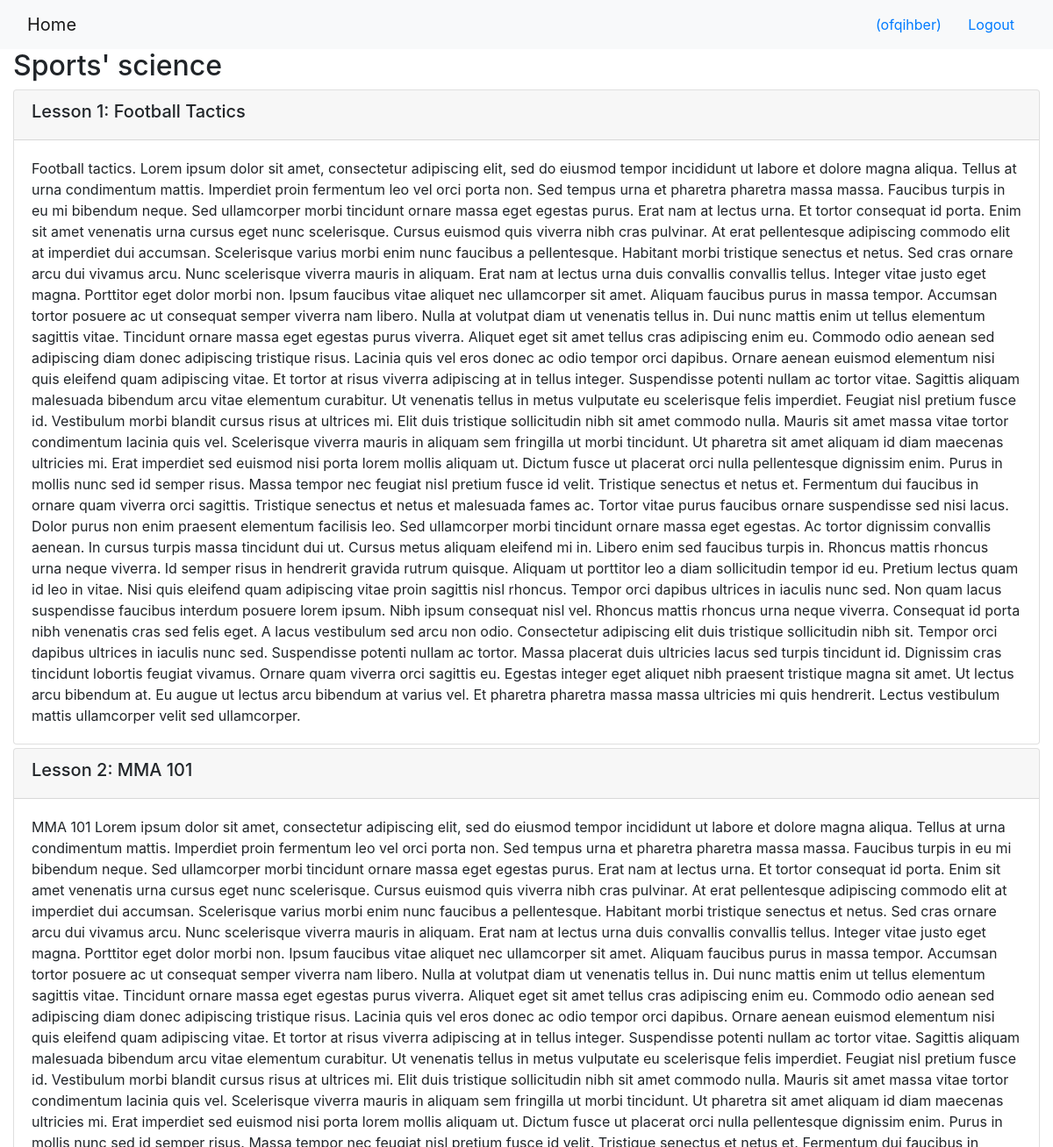
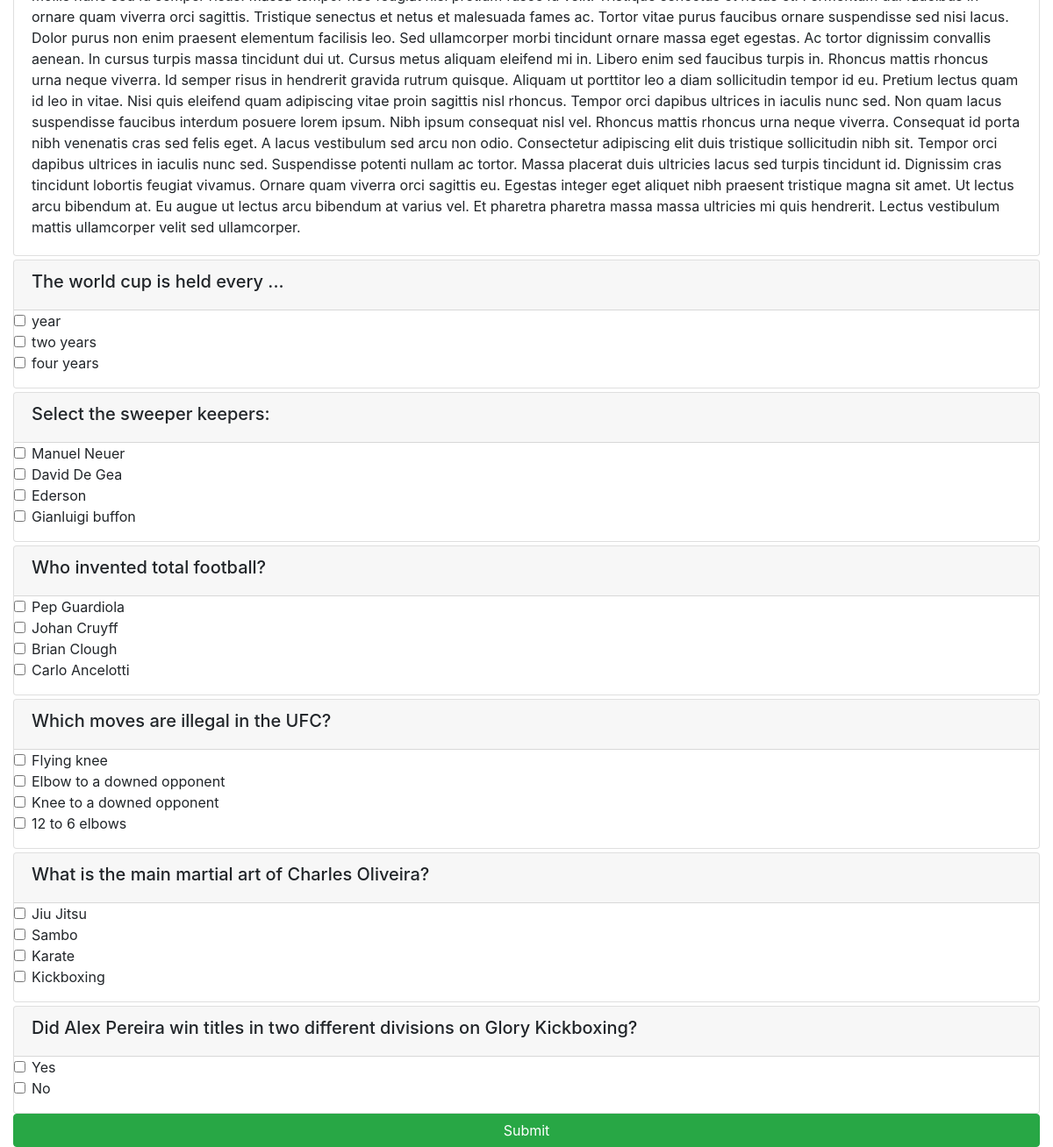
/onlinecourse/7/ (signed in), run on the app's committed database (2 pictures, top to bottom).
### onlinecourse/models.py (models this page shows, shortened)
class Course(models.Model):
    name = models.CharField(null=False, max_length=30, default='online course')
    image = models.ImageField(upload_to='course_images/', null=True, blank=True)
    description = models.CharField(max_length=1000)
    pub_date = models.DateField(null=True)
    instructors = models.ManyToManyField(Instructor)
    users = models.ManyToManyField(settings.AUTH_USER_MODEL, through='Enrollment')
    total_enrollment = models.IntegerField(default=0)
    is_enrolled = False

class Lesson(models.Model):
    title = models.CharField(max_length=200, default="title")
    order = models.IntegerField(default=0)
    course = models.ForeignKey(Course, on_delete=models.CASCADE)
    content = models.TextField()

class Question(models.Model):
    lesson = models.ManyToManyField(Lesson)
    text = models.TextField()
    grade = models.IntegerField(default=0)

class Choice(models.Model):
    question = models.ForeignKey(Question, on_delete=models.CASCADE)
    content = models.TextField()
    is_correct = models.BooleanField()

### onlinecourse/views.py (the view)
# urls.py: path('<int:pk>/', views.CourseDetailView.as_view(), name='course_details'),
class CourseDetailView(generic.DetailView):
    model = Course
    template_name = 'onlinecourse/course_detail_bootstrap.html'
    def get_object(self, queryset=None):
        pk = self.kwargs.get('pk') # get the pk passed from the url
        return super().get_object(queryset=queryset)
    def get_context_data(self, **kwargs):
        context = super().get_context_data(**kwargs) # get the default context dictionary
        lessons = models.Lesson.objects.filter(course_id=self.object.pk)
        lesson_pks = [lesson.pk for lesson in lessons]
        questions = models.Question.objects.filter(lesson__in=lesson_pks).distinct()
        context['questions'] = questions # add additional data to the context dictionary
        user = self.request.user
        course = get_object_or_404(Course, pk=self.object.pk)
        is_enrolled = check_if_enrolled(user, course)
        context['is_enrolled'] = is_enrolled
        return context

### onlinecourse/views.py (called while the page is built)
def check_if_enrolled(user, course):
    is_enrolled = False
    if user.id is not None:
        num_results = Enrollment.objects.filter(user=user, course=course).count()
        if num_results > 0:
            is_enrolled = True
    return is_enrolled

### onlinecourse/templates/onlinecourse/course_detail_bootstrap.html (shortened to what this page needs)
<!DOCTYPE html>
<html lang="en">
<head>
     {% load static %}
    <link rel="stylesheet" href="https://maxcdn.bootstrapcdn.com/bootstrap/4.5.2/css/bootstrap.min.css">
</head>
<body>
    <nav class="navbar navbar-light bg-light">
        <div class="container-fluid">
            <div class="navbar-header">
                  <a class="navbar-brand" href="{% url 'onlinecourse:index' %}">Home</a>
            </div>
            <ul class="nav navbar-nav navbar-right">
                {% if user.is_authenticated %}
                <li>
                    <a class="btn btn-link" href="#">{{ user.first_name }}({{ user.username }})</a>
                    <a class="btn btn-link" href="{% url 'onlinecourse:logout' %}">Logout</a>
                </li>
                {% endif %}
            </ul>
        </div>
    </nav>
    <div class="container-fluid">
            <h2>{{ course.name }}</h2>
            <div class="card-columns-vertical">
                {% for lesson in course.lesson_set.all %}
                    <div class="card mt-1">
                        <div class="card-header"><h5>Lesson {{forloop.counter}}: {{lesson.title}}</h5></div>
                        <div class="card-body">{{lesson.content}}</div>
                    </div>
                {% endfor %}
            </div>
            {% if user.is_authenticated and is_enrolled %}
                <form id="questionform" action="{% url 'onlinecourse:submit' course_id=course.pk %}" method="post">
                    {% for question in questions %}
                        <div class="card mt-1">
                            <div class="card-header"><h5>{{ question.text }}</h5></div>
                            <div class="form-group">
                                {% for choice in question.choice_set.all %}
                                    <div class="form-check">
                                        <label class="form-check-label">
                                            <input type="checkbox" name="choice_{{choice.id}}"
                                                class="form-check-input" id="{{choice.id}}"
                                                value="{{choice.id}}">{{ choice.content }}
                                        </label>
                                    </div>
                                {% endfor %}
                            </div>
                        </div>
                    {% endfor %}
                    <input class="btn btn-success btn-block" type="submit" value="Submit">
                </form>
            {% else %}
                <h1>You must log in</h1>
            {% endif %}
    </div>
</body>
</html>

### data on the page
Course: name "Sports' science"
Lesson: title "Football Tactics", content "Football tactics. Lorem ipsum dolor sit amet, consectetur adipiscing elit, sed do eiusmod tempor incididunt ut labore et dolore magna aliqua. Tellus at urna condimentum mattis. Imperdiet proin fermentum leo vel orci porta non. Sed tempus urna et pharetra pharetra massa massa. Faucibus turpis in eu mi bibendum neque. Sed ullamcorper morbi tincidunt ornare massa eget egestas purus. Erat nam at lectus urna. Et tortor consequat id porta. Enim sit amet venenatis urna cursus eget nunc scelerisque. Cursus euismod quis viverra nibh cras pulvinar. At erat pellentesque adipiscing commodo elit at imperdiet dui accumsan. Scelerisque varius morbi enim nunc faucibus a pellentesque. Habitant morbi…"
Lesson: title "MMA 101", content "MMA 101 Lorem ipsum dolor sit amet, consectetur adipiscing elit, sed do eiusmod tempor incididunt ut labore et dolore magna aliqua. Tellus at urna condimentum mattis. Imperdiet proin fermentum leo vel orci porta non. Sed tempus urna et pharetra pharetra massa massa. Faucibus turpis in eu mi bibendum neque. Sed ullamcorper morbi tincidunt ornare massa eget egestas purus. Erat nam at lectus urna. Et tortor consequat id porta. Enim sit amet venenatis urna cursus eget nunc scelerisque. Cursus euismod quis viverra nibh cras pulvinar. At erat pellentesque adipiscing commodo elit at imperdiet dui accumsan. Scelerisque varius morbi enim nunc faucibus a pellentesque. Habitant morbi tristique…"
Question: text "The world cup is held every ..."
Choice: content "year"
Choice: content "two years"
Choice: content "four years"
Question: text "Select the sweeper keepers:"
Choice: content "Manuel Neuer"
Choice: content "David De Gea"
Choice: content "Ederson"
Choice: content "Gianluigi buffon"
Question: text "Who invented total football?"
Choice: content "Pep Guardiola"
Choice: content "Johan Cruyff"
Choice: content "Brian Clough"
Choice: content "Carlo Ancelotti"
Question: text "Which moves are illegal in the UFC?"
Choice: content "Flying knee"
Choice: content "Elbow to a downed opponent"
Choice: content "Knee to a downed opponent"
Choice: content "12 to 6 elbows"
Question: text "What is the main martial art of Charles Oliveira?"
Choice: content "Jiu Jitsu"
Choice: content "Sambo"
Choice: content "Karate"
Choice: content "Kickboxing"
Question: text "Did Alex Pereira win titles in two different divisions on Glory Kickboxing?"
Choice: content "Yes"
Choice: content "No"

### other printed values
{{ user.username }} "ofqihber"
